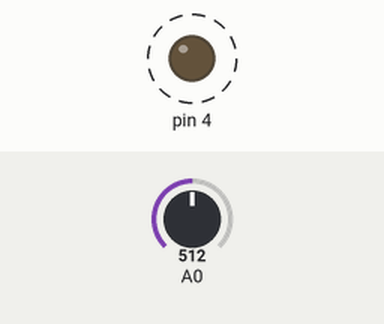
Recording of a sketch running on a simulated Arduino Uno, built with avr-gcc and run on an emulated ATmega328P. Shown: output pins drawn as LEDs (lit = HIGH). Dashed ring = blinking. The test bench sets the inputs (shaded band); at power-on: A0 = 512.

Above: at 1.8 s.
1.9 s: A0 set to 306
At 2.17 s:
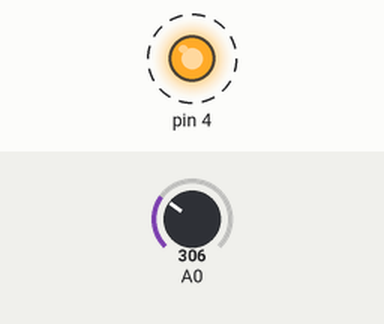
5.4 s: A0 set to 122
At 5.99 s:
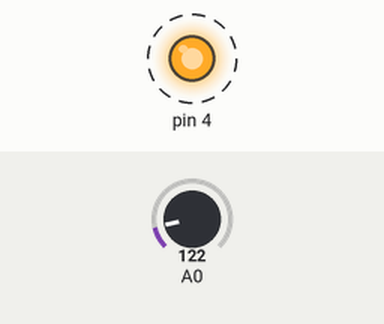
Timing chart, 0 to 14.9 s (numbered marks = the images above; inputs shaded):
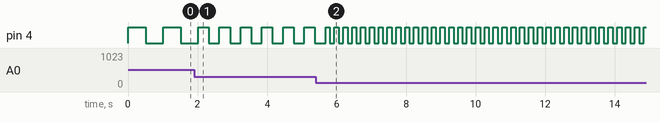

The sketch:

003-potenziometro.ino
```cpp
void setup() {
  pinMode(4, OUTPUT);
}

void loop() {
  int pausa = analogRead(A0);
  pausa = map(pausa, 0, 1024, 10, 1000);
  digitalWrite(4, HIGH);
  delay(pausa);
  digitalWrite(4, LOW);
  delay(pausa);
}
```

Measured:
- after the input at 1.9 s, pin 4: alternates HIGH for 0.31 s and LOW for 0.31 s, starting after 0.43 s
- after the input at 5.4 s, pin 4: alternates HIGH for 0.13 s and LOW for 0.13 s, starting after 0.41 s
- by itself, pin 4: alternates HIGH for 0.51 s and LOW for 0.51 s
